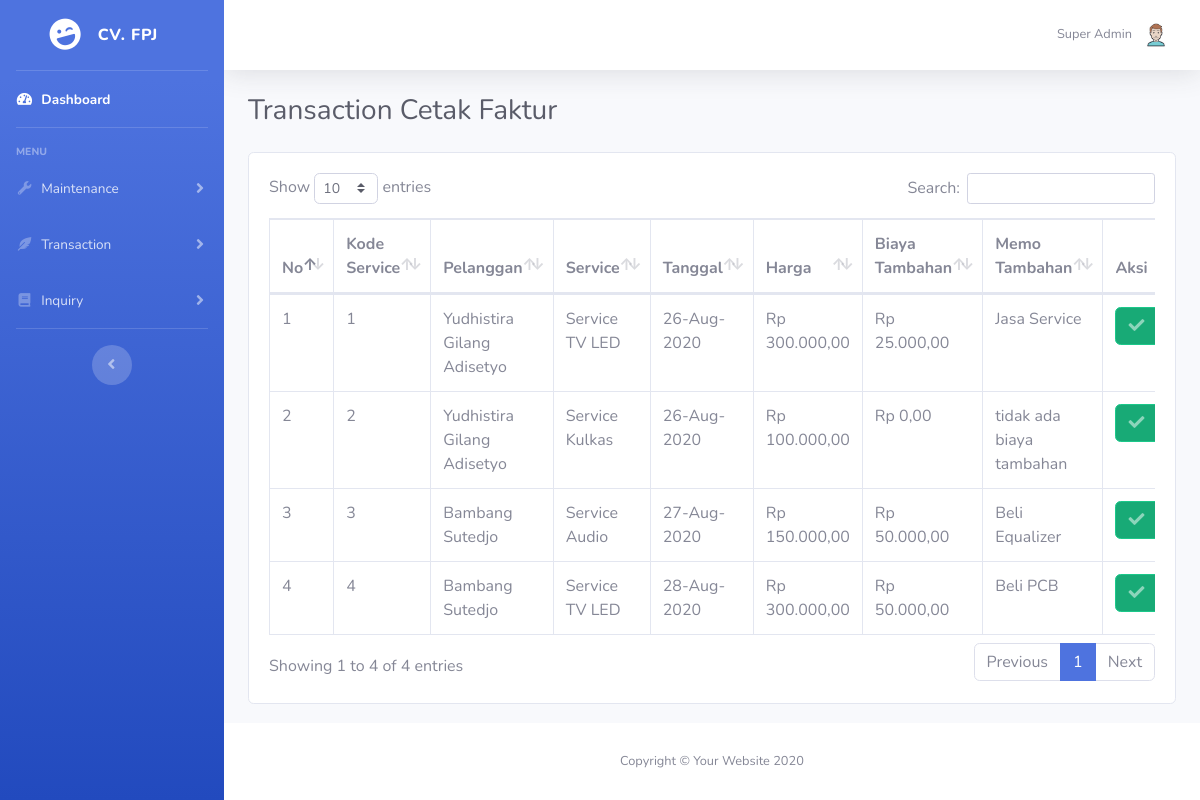
The app's page /transaction/tagihan.php (signed in) with its own data.
### tables this page shows
CREATE TABLE `pelanggan` (
  `id_pelanggan` int(11) NOT NULL,
  `nama` varchar(100) DEFAULT NULL,
  `email` varchar(100) DEFAULT NULL,
  `alamat` text,
  `no_telepon` varchar(15) DEFAULT NULL,
  `user_id` int(11) DEFAULT NULL,
  `foto` varchar(100) DEFAULT NULL
);

CREATE TABLE `service` (
  `id_service` int(11) NOT NULL,
  `id_pesan` int(11) DEFAULT NULL,
  `id_pelanggan` int(11) DEFAULT NULL,
  `service_id` int(11) DEFAULT NULL,
  `harga` int(11) DEFAULT NULL,
  `memo` varchar(100) DEFAULT NULL,
  `created_date` datetime DEFAULT NULL,
  `created_by` int(11) DEFAULT NULL,
  `status` tinyint(1) DEFAULT NULL,
  `biaya_tambahan` int(11) NOT NULL,
  `memo_biaya_tambahan` text NOT NULL
);

CREATE TABLE `service_master` (
  `service_id` int(11) NOT NULL,
  `kode_service` varchar(5) DEFAULT NULL,
  `description` varchar(50) DEFAULT NULL,
  `harga_service` int(11) DEFAULT NULL,
  `created_by` int(11) DEFAULT NULL,
  `created_date` datetime DEFAULT NULL,
  `inactive` tinyint(1) DEFAULT NULL
);

### database/Login.php (called while the page is built, shortened)
<?php
	class Login
	{
		private $conn;
		public function __construct()
		{
			$database = new Connection();
			$db = $database->db_connection();
			$this->conn = $db;
		}
		public function user_online()
		{
			$stmt = $this->conn->prepare("SELECT * FROM users JOIN pelanggan ON pelanggan.user_id=users.user_id WHERE users.user_id = :user_id");
			$stmt->execute(array(":user_id" => $_SESSION['user_session']));
			$userRow = $stmt->fetch(PDO::FETCH_ASSOC);
			return $userRow;
		}
		public function sql_to_date($original_date)
		{
			$timestamp = strtotime($original_date);
			$new_date = date("d-M-Y", $timestamp);
			return $new_date;
		}
	}
?>

### transaction/Transaction.php (called while the page is built, shortened)
<?php
class Transaction
{
	private $conn;
	function __construct()
	{
		$database = new Connection();
		$db = $database->db_connection();
		$this->conn = $db;
	}
	public function get_data_service($status = '', $id_pelanggan = '')
	{
		$data = array();
		$sql = "";
		if ($status !='') {
			$sql .= " WHERE service.status = :status";
		}
		$stmt = $this->conn->prepare("SELECT service.*, pelanggan.nama, service_master.description FROM service JOIN pelanggan ON(service.id_pelanggan=pelanggan.id_pelanggan) JOIN service_master ON(service_master.service_id=service.service_id)".$sql);
		if ($status !='') {
			$stmt->bindParam(":status", $status);
		}
		$stmt->execute();
		while ($dt = $stmt->fetch(PDO::FETCH_ASSOC)) {
			$data[] = $dt;
		}
		return $data;
	}
}
?>

### transaction/tagihan.php (the view, shortened to what this page needs)
<?php
require_once '../database/Login.php';
require_once 'Transaction.php';
$page_content = "Transaction Cetak Faktur";
$db = new Login();
$trans = new Transaction();
$userLogin = $db->user_online();
$namaUser = $userLogin['nama'];
$roleUser = $userLogin['role'];
$foto = $userLogin['foto'];
?>
<!DOCTYPE html>
<html lang="en">
<head>
  <link href="../assets/vendor/fontawesome-free/css/all.min.css" rel="stylesheet" type="text/css">
  <link href="../assets/css/sb-admin-2.min.css" rel="stylesheet">
  <link href="../assets/vendor/datatables/dataTables.bootstrap4.min.css" rel="stylesheet">
</head>
<body id="page-top">
  <div id="wrapper">
    <ul class="navbar-nav bg-gradient-primary sidebar sidebar-dark accordion" id="accordionSidebar">
      <a class="sidebar-brand d-flex align-items-center justify-content-center" href="../home.php">
        <div class="sidebar-brand-icon rotate-n-15">
          <i class="fas fa-laugh-wink"></i>
        </div>
        <div class="sidebar-brand-text mx-3">CV. FPJ</div>
      </a>
      <hr class="sidebar-divider my-0">
      <li class="nav-item active">
        <a class="nav-link" href="../home.php">
          <i class="fas fa-fw fa-tachometer-alt"></i>
          <span>Dashboard</span>
        </a>
      </li>
      <hr class="sidebar-divider">
      <div class="sidebar-heading">
        MENU
      </div>
      <?php if($roleUser == 1) :?>
      <li class="nav-item">
        <a class="nav-link collapsed" href="#" data-toggle="collapse" data-target="#collapseMaintenance" aria-expanded="true" aria-controls="collapseMaintenance">
          <i class="fas fa-fw fa-wrench"></i>
          <span>Maintenance</span>
        </a>
      </li>
      <?php endif; ?>
      <li class="nav-item">
        <a class="nav-link collapsed" href="#" data-toggle="collapse" data-target="#collapseTransaction" aria-expanded="true" aria-controls="collapseTransaction">
          <i class="fas fa-fw fa-feather-alt"></i>
          <span>Transaction</span>
        </a>
      </li>
      <li class="nav-item">
        <a class="nav-link collapsed" href="#" data-toggle="collapse" data-target="#collapseInquiry" aria-expanded="true" aria-controls="collapseInquiry">
          <i class="fas fa-fw fa-book"></i>
          <span>Inquiry</span>
        </a>
      </li>
      <hr class="sidebar-divider d-none d-md-block">
      <div class="text-center d-none d-md-inline">
        <button class="rounded-circle border-0" id="sidebarToggle"></button>
      </div>
    </ul>
        <div id="content-wrapper" class="d-flex flex-column">
          <div id="content">
            <nav class="navbar navbar-expand navbar-light bg-white topbar mb-4 static-top shadow">
              <ul class="navbar-nav ml-auto">
                <li class="nav-item dropdown no-arrow">
                  <a class="nav-link dropdown-toggle" href="#" id="userDropdown" role="button" data-toggle="dropdown" aria-haspopup="true" aria-expanded="false">
                    <span class="mr-2 d-none d-lg-inline text-gray-600 small"><?= $namaUser; ?></span>
                    <img class="img-profile rounded-circle" src="../assets/img/profiles/<?= $foto; ?>">
                  </a>
                </li>
              </ul>
            </nav>
            <div class="container-fluid">
              <div class="d-sm-flex align-items-center justify-content-between mb-4">
                <h1 class="h3 mb-0 text-gray-800"><?= $page_content; ?></h1>
              </div>
              <div class="card">
                <div class="card-body">
                  <div class="table-responsive">
                    <table class="table table-bordered" id="dataTable" width="100%" cellspacing="0">
                      <thead>
                        <tr>
                          <th>No</th>
                          <th>Kode Service</th>
                          <th>Pelanggan</th>
                          <th>Service</th>
                          <th>Tanggal</th>
                          <th>Harga</th>
                          <th>Biaya Tambahan</th>
                          <th>Memo Tambahan</th>
                          <th>Aksi</th>
                        </tr>
                      </thead>
                      <tbody>
                        <?php
                          $no=1;
                        ?>
                        <?php foreach ($trans->get_data_service(1) as $dt) : ?>
                        <tr>
                          <td><?= $no++; ?></td>
                          <td><?php echo $dt['id_service']; ?></td>
                          <td><?php echo $dt['nama']; ?></td>
                          <td><?php echo $dt['description']; ?></td>
                          <td><?php echo $db->sql_to_date($dt['created_date']); ?></td>
                          <td><?php echo "Rp ".number_format($dt['harga'],2,",","."); ?></td>
                          <td><?php echo "Rp ".number_format($dt['biaya_tambahan'],2,",","."); ?></td>
                          <td><?php echo $dt['memo_biaya_tambahan']; ?></td>
                          <td>
                            <a href="cetak_invoice.php?id=<?= $dt['id_service'];?>" target="_blank" class="btn btn-success btn-icon-split">
                              <span class="icon text-white-50"><i class="fas fa-check"></i></span>
                            </a>
                          </td>
                        </tr>
                        <?php endforeach; ?>
                      </tbody>
                    </table>
                  </div>
                </div>
              </div>
            </div>
          </div>
          <footer class="sticky-footer bg-white">
            <div class="container my-auto">
              <div class="copyright text-center my-auto">
                <span>Copyright &copy; Your Website <?= date('Y'); ?></span>
              </div>
            </div>
          </footer>
        </div>
      </div>
    </body>
    </html>

### records on screen
pelanggan: nama "Super Admin", foto (placeholder picture)
service: id_service "1", id_pelanggan.nama "Yudhistira Gilang Adisetyo", service.description "Service TV LED", created_date "26-Aug-2020", harga "300.000,00", biaya_tambahan "25.000,00", memo_biaya_tambahan "Jasa Service"
service: id_service "2", id_pelanggan.nama "Yudhistira Gilang Adisetyo", service.description "Service Kulkas", created_date "26-Aug-2020", harga "100.000,00", biaya_tambahan "0,00", memo_biaya_tambahan "tidak ada biaya tambahan"
service: id_service "3", id_pelanggan.nama "Bambang Sutedjo", service.description "Service Audio", created_date "27-Aug-2020", harga "150.000,00", biaya_tambahan "50.000,00", memo_biaya_tambahan "Beli Equalizer"
service: id_service "4", id_pelanggan.nama "Bambang Sutedjo", service.description "Service TV LED", created_date "28-Aug-2020", harga "300.000,00", biaya_tambahan "50.000,00", memo_biaya_tambahan "Beli PCB"

### other values on screen
$page_content "Transaction Cetak Faktur"
